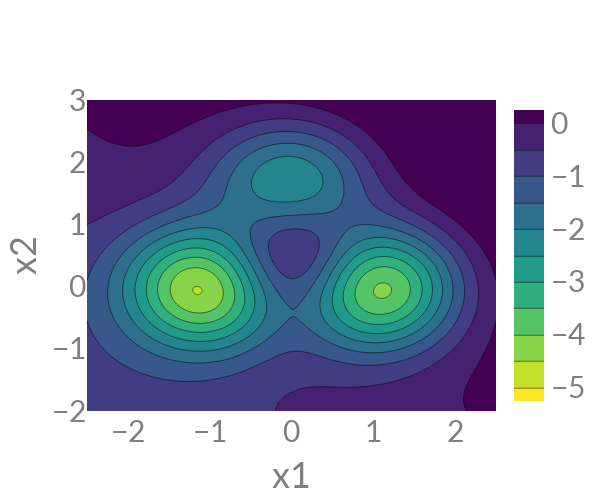

The notebook cell this image was saved under:
### Markdown cell above
We can plot this energy landscape as is done in Fig. 2 of Noe et al:

### Code cell
x_illustrate = np.linspace(-2.5,2.5,100)
y_illustrate = np.linspace(-2,3,100)
xx, yy = np.meshgrid(x_illustrate, y_illustrate, sparse=True)
E_illustrate = E(xx,yy)

fig = go.Figure(data =
    go.Contour(
        z=E_illustrate,
        x=x_illustrate, 
        y=y_illustrate,
        reversescale = True,
        colorscale = "viridis",
        contours=dict(
            start=-5,
            end=0,
            size=0.5,
        ),
    ))

fig.update_layout(
    #title="Plot Title",
    width=600,
    height=500,
    font=dict(
        family="Lato",
        size=30,
        color="#7f7f7f"
    ),
    xaxis_title="x1",
    yaxis_title="x2",
    xaxis = dict(
        tickmode = 'linear',
        tick0 = -3,
        dtick = 1
    )
)

fig.show()
#fig.write_image("images/double_well.pdf")

### Figure 1 — Plotly figure (JSON) as saved in the notebook; plotly's stock layout.template omitted (floating-point values rounded to 4 significant figures; data arrays with more than 128 entries replaced by an {"elided": "..."} marker saying what was removed)
{"data": [{"colorscale": [[0, "#440154"], [0.1111, "#482878"], [0.2222, "#3e4989"], [0.3333, "#31688e"], [0.4444, "#26828e"], [0.5556, "#1f9e89"], [0.6667, "#35b779"], [0.7778, "#6ece58"], [0.8889, "#b5de2b"], [1, "#fde725"]], "contours": {"end": 0, "size": 0.5, "start": -5}, "reversescale": true, "type": "contour", "x": [-2.5, -2.449, -2.399, -2.348, -2.298, -2.247, -2.197, -2.146, -2.096, -2.045, -1.995, -1.944, -1.894, -1.843, -1.793, -1.742, -1.692, -1.641, -1.591, -1.54, -1.49, -1.439, -1.389, -1.338, -1.288, -1.237, -1.187, -1.136, -1.086, -1.035, -0.9848, -0.9343, -0.8838, -0.8333, -0.7828, -0.7323, -0.6818, -0.6313, -0.5808, -0.5303, -0.4798, -0.4293, -0.3788, -0.3283, -0.2778, -0.2273, -0.1768, -0.1263, -0.07576, -0.02525, 0.02525, 0.07576, 0.1263, 0.1768, 0.2273, 0.2778, 0.3283, 0.3788, 0.4293, 0.4798, 0.5303, 0.5808, 0.6313, 0.6818, 0.7323, 0.7828, 0.8333, 0.8838, 0.9343, 0.9848, 1.035, 1.086, 1.136, 1.187, 1.237, 1.288, 1.338, 1.389, 1.439, 1.49, 1.54, 1.591, 1.641, 1.692, 1.742, 1.793, 1.843, 1.894, 1.944, 1.995, 2.045, 2.096, 2.146, 2.197, 2.247, 2.298, 2.348, 2.399, 2.449, 2.5], "y": [-2, -1.949, -1.899, -1.848, -1.798, -1.747, -1.697, -1.646, -1.596, -1.545, -1.495, -1.444, -1.394, -1.343, -1.293, -1.242, -1.192, -1.141, -1.091, -1.04, -0.9899, -0.9394, -0.8889, -0.8384, -0.7879, -0.7374, -0.6869, -0.6364, -0.5859, -0.5354, -0.4848, -0.4343, -0.3838, -0.3333, -0.2828, -0.2323, -0.1818, -0.1313, -0.08081, -0.0303, 0.0202, 0.07071, 0.1212, 0.1717, 0.2222, 0.2727, 0.3232, 0.3737, 0.4242, 0.4747, 0.5253, 0.5758, 0.6263, 0.6768, 0.7273, 0.7778, 0.8283, 0.8788, 0.9293, 0.9798, 1.03, 1.081, 1.131, 1.182, 1.232, 1.283, 1.333, 1.384, 1.434, 1.485, 1.535, 1.586, 1.636, 1.687, 1.737, 1.788, 1.838, 1.889, 1.939, 1.99, 2.04, 2.091, 2.141, 2.192, 2.242, 2.293, 2.343, 2.394, 2.444, 2.495, 2.545, 2.596, 2.646, 2.697, 2.747, 2.798, 2.848, 2.899, 2.949, 3], "z": {"elided": "100x100 float values"}}], "layout": {"font": {"color": "#7f7f7f", "family": "Lato", "size": 30}, "height": 500, "width": 600, "xaxis": {"dtick": 1, "tick0": -3, "tickmode": "linear", "title": {"text": "x1"}}, "yaxis": {"title": {"text": "x2"}}}}
